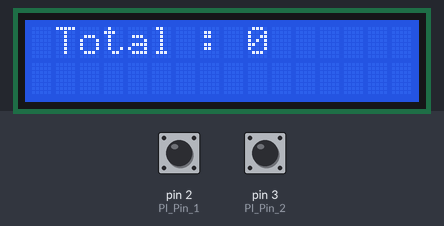
Bench run of a sketch on a simulated Arduino Uno, built with avr-gcc and run on an emulated ATmega328P. On the bench: 16×2 character LCD. The inputs (shaded band) are chosen by the test bench; at power-on: pin 2 (PI_Pin_1) HIGH, pin 3 (PI_Pin_2) HIGH. What the sketch prints to the serial monitor is not drawn.

Above: at 1.2 s.
1.3 s: pin 2 (PI_Pin_1) pulled LOW for 0.15 s
At 2.2 s:
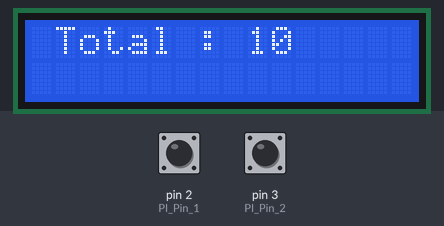
2.9 s: pin 3 (PI_Pin_2) pulled LOW for 0.15 s
At 3.4 s:
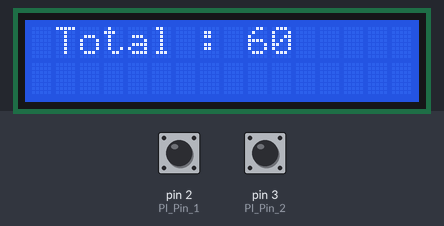
4.5 s: pin 2 (PI_Pin_1) pulled LOW for 1 s
At 5.9 s:
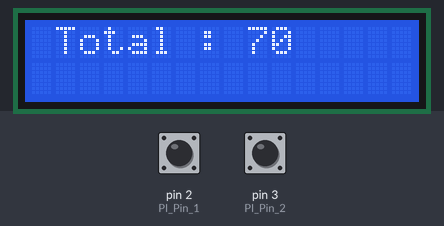
7.0 s: pin 3 (PI_Pin_2) pulled LOW for 1 s
At 9.1 s:
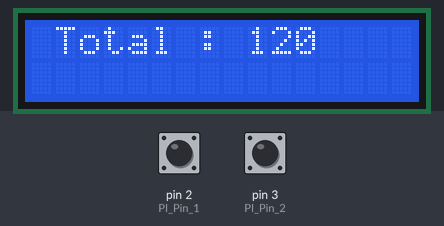
Timing chart, 0 to 10.5 s (numbered marks = the images above; inputs shaded):
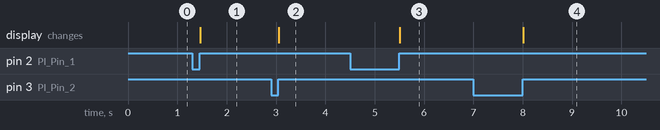

Measured:
- after the input at 1.3 s, the display: changes after 0.16 s (image 1)
- after the input at 2.9 s, the display: changes after 0.16 s (image 2)
- after the input at 4.5 s, the display: changes after 1.0 s (image 3)
- after the input at 7.0 s, the display: changes after 1.0 s (image 4)

The sketch:

COIN.ino
```cpp
#include <stdio.h>
#include <LiquidCrystal_I2C.h>

LiquidCrystal_I2C lcd(0x3F, 16, 2);

int PI_Pin_1 = 2;
int PI_Pin_2 = 3;
int PI_Pin_3 = 4;
int PI_Pin_4 = 5;
int w10 = 0;
int w50 = 0;
int w100 = 0;
int w500 = 0;
int val = digitalRead(2);

void setup()
{
  Serial.begin(9600);

  pinMode(PI_Pin_1, INPUT_PULLUP);
  pinMode(PI_Pin_2, INPUT_PULLUP);

  attachInterrupt(digitalPinToInterrupt(PI_Pin_1), count10, RISING);
  attachInterrupt(digitalPinToInterrupt(PI_Pin_2), count50, RISING);

  lcd.init();
  lcd.backlight();
}

void loop()
{
  Serial.println(w10);
  Serial.print(val);

  unsigned int total = 10*w10 + 50*w50 + 100*w100 + 500*w500;
  lcd.setCursor(1,0);
  lcd.print("Total : ");
  lcd.print(total);

}

void count10()
{
    w10++;
}

void count50()
{
  w50++;
}
```
